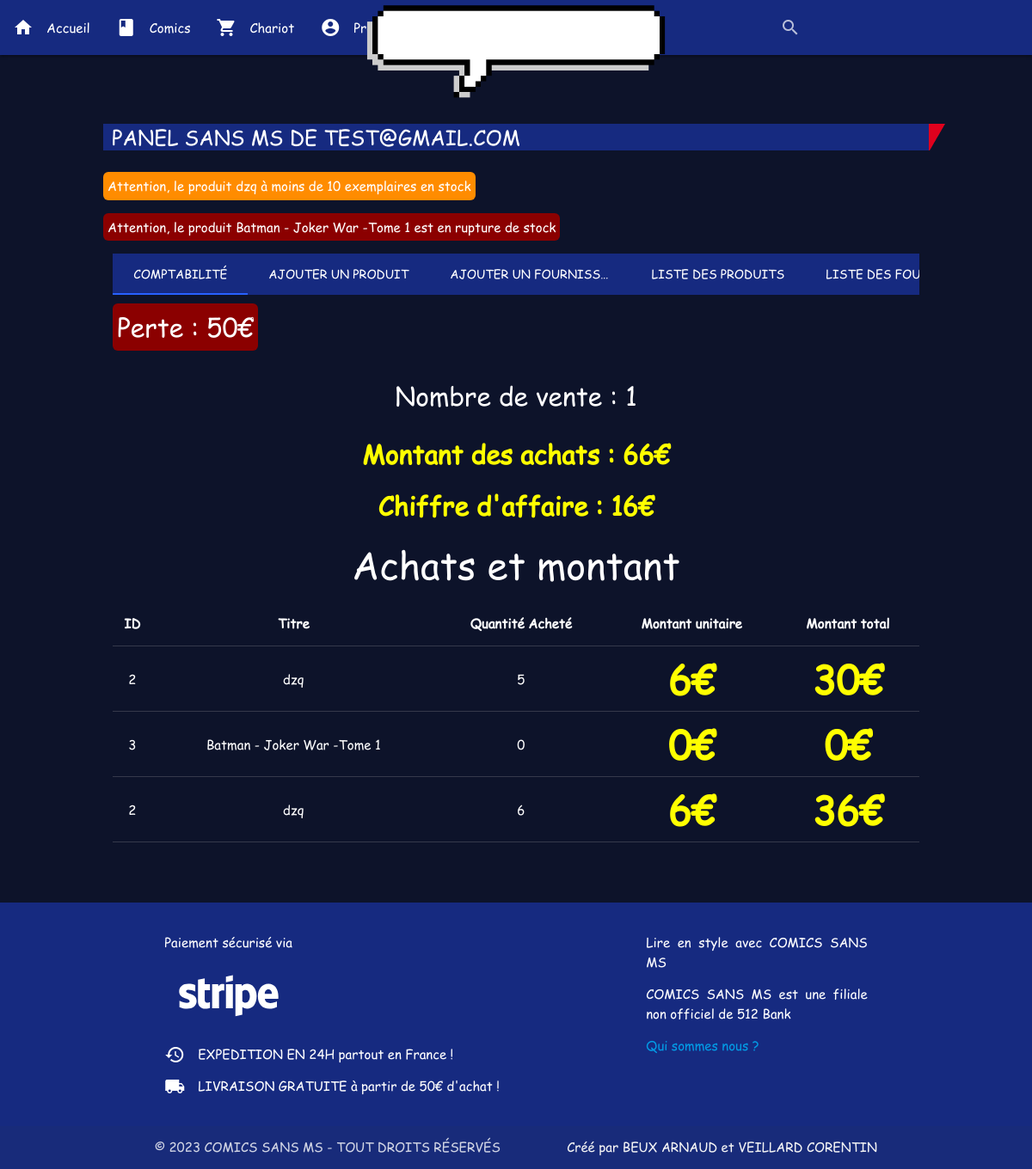
The page /adminZone.php (signed in) on the database its author committed.
### tables this page shows
CREATE TABLE products (
                          id INTEGER PRIMARY KEY not null,
                          ref varchar(255) not null,
                          title varchar(255) not null,
                          public_price float not null,
                          paid_price float not null,
                          description text,
                          image varchar(255),
                          pages int,
                          publisher varchar(255),
                          out_date varchar(255),
                          author varchar(255),
                          language varchar(255),
                          format varchar(255),
                          dimensions varchar(255),
                          category varchar(255)
);

CREATE TABLE "gestionStock"
(
    product_id INT not null
        references products,
    quantity   INT not null
);

### adminZone.php (the view, shortened to what this page needs)
<?php
require_once "head.php";
require_once "header.php";
require_once "SqlApi.php";
$sql = new SqlApi();
function detectQuantity($sql): int
{
    $allProducts = $sql->getProducts();
    $count = 0;
    foreach ($allProducts as $product) {
        if ($product['quantity'] !== null && $product['quantity'] !== "undefined" && $product['quantity'] < 10 && $product['quantity'] > 0) {
            echo "<p class='NotThatMuch'>Attention, le produit " . $product['title'] . " à moins de 10 exemplaires en stock</p>";
            $count++;
        }
        if ($product['quantity'] !== null && $product['quantity'] !== "undefined" && $product['quantity'] == 0) {
            echo "<p class='OutOfStock'>Attention, le produit " . $product['title'] . " est en rupture de stock</p>";
            $count++;
        }
    }
    return $count;
}
function showMessage($sql): void
{
    if (detectQuantity($sql) != 0) {
        echo "<script>Toastifycation('Vous avez des alertes de stock!','#ff0000')</script>";
    }
}
?>
<body>
<main>
    <h1>Panel Sans MS de <?php echo $_SESSION['email'] ?><span class="sprt s-category-border-rr inline-block"></span>
    </h1>
    <?php showMessage($sql);
    echo "<script>launchNotif()</script>"; ?>
    <div class="row">
        <div class="col s12">
            <ul class="tabs tabs-fixed-width">
                <li class="tab col s3"><a class="active" href="#compt">Comptabilité</a></li>
                <li class="tab col s3"><a href="#addproduct">Ajouter un produit</a></li>
                <li class="tab col s3"><a href="#addFour">Ajouter un fournisseur</a></li>
                <li class="tab col s3"><a href="#listProducts">Liste des produits</a></li>
                <li class="tab col s3"><a href="#listFour">Liste des fournisseurs</a></li>
            </ul>
        </div>
        <div id="compt" class="col s12">
            <p class="InStock soloInTheMiddle" id="benef">Bénéfice : <?php
                echo $sql->getBenefices();
                ?>€</p>
            <p class="soloInTheMiddle" id="NV">Nombre de vente : <?php
                echo $sql->getNbVente()
                ?></p>
            <p class="soloInTheMiddle priceFOnly" id="MA">Montant des achats : <?php
                echo $sql->getMA()
                ?>€</p>
            <p class="priceFOnly soloInTheMiddle" id="CA">Chiffre d'affaire : <?php
                echo $sql->getChiffreAffaire();
                ?>€</p>
            <h3 style="text-align: center">Achats et montant</h3>
            <?php
            echo $sql->getAchatsEtMontant();
            ?>
        </div>
    </div>
</main>
<?php
include 'footer.php';
?>
</body>

### SqlApi.php (shortened to what this page needs)
<?php
class SqlApi
{
    public function __construct()
    {
        $this->db = new PDO("sqlite:database.db");
        $this->db->setAttribute(PDO::ATTR_DEFAULT_FETCH_MODE, PDO::FETCH_ASSOC);
        $this->db->setAttribute(PDO::ATTR_ERRMODE, PDO::ERRMODE_EXCEPTION);
    }
    public function getProducts(): array
    {
        $result = $this->db->query("SELECT * FROM products");
        $result = $result->fetchAll();
        $qty = $this->db->query("SELECT products.id,quantity FROM gestionStock,products WHERE gestionStock.product_id=products.id");
        $qty = $qty->fetchAll();
        return array_map(function ($product) use ($qty) {
            foreach ($qty as $q) {
                if ($product['id'] == $q['id']) {
                    $product['quantity'] = $q['quantity'];
                }
            }
            return $product;
        }, $result);
    }
    public function getNbVente()
    {
        $result = $this->db->query("SELECT count(*) FROM facturation");
        $result = $result->fetch();
        return $result["count(*)"];
    }
    public function getChiffreAffaire()
    {
        $result = $this->db->query("SELECT sum(total) FROM facturation WHERE strftime('%Y',dateF) = strftime('%Y','now')");
        $result = $result->fetch();
        return $result["sum(total)"] == null ? 0 : $result["sum(total)"];
    }
    function getBenefices()
    {
        $totalVente = $this->db->query("SELECT sum(total) FROM facturation WHERE strftime('%Y',dateF) = strftime('%Y','now')");
        $totalVente = $totalVente->fetch();
        $result = $this->db->query("SELECT products.title,products.id,products.paid_price,gestionStock.quantity FROM products,gestionStock WHERE products.id = gestionStock.product_id");
        $result = $result->fetchAll();
        $result = array_map(function ($product) {
            $product["montant"] = $product["paid_price"] * $product["quantity"];
            return $product;
        }, $result);
        $result2 = $this->db->query("SELECT facturation.json FROM facturation WHERE strftime('%Y',facturation.dateF) = strftime('%Y','now') GROUP BY facturation.id;");
        $result2 = $result2->fetchAll();
        $result2 = array_map(function ($product) {
            $product = json_decode($product["json"], true);
            return $product;
        }, $result2);
        $result = array_map(function ($product) use ($result2) {
            foreach ($result2 as $product2) {
                if ($product["id"] == $product2["products"]) {
                    $product["quantity"] += $product2["quantity"];
                    $product["montant"] = $product["paid_price"] * $product["quantity"];
                }
            }
            return $product;
        }, $result);
        return ($totalVente["sum(total)"] == null ? 0 : $totalVente["sum(total)"]) - array_reduce($result, function ($carry, $item) {
                return $carry + ($item["paid_price"] * $item["quantity"]);
            }, 0);
    }
    public function getMA(): int
    {
        $result = $this->db->query("SELECT products.title,products.id,products.paid_price,gestionStock.quantity FROM products,gestionStock WHERE products.id = gestionStock.product_id");
        $result = $result->fetchAll();
        $result = array_map(function ($product) {
            $product["montant"] = $product["paid_price"] * $product["quantity"];
            return $product;
        }, $result);
        $result2 = $this->db->query("SELECT facturation.json FROM facturation  WHERE strftime('%Y',facturation.dateF) = strftime('%Y','now') GROUP BY facturation.id;");
        $result2 = $result2->fetchAll();
        $result2 = array_map(function ($product) {
            $product = json_decode($product["json"], true);
            return $product;
        }, $result2);
        $result = array_map(function ($product) use ($result2) {
            foreach ($result2 as $product2) {
                if ($product["id"] == $product2["products"]) {
                    $product["quantity"] += $product2["quantity"];
                    $product["montant"] = $product["paid_price"] * $product["quantity"];
                }
            }
            return $product;
        }, $result);
        return array_reduce($result, function ($carry, $item) {
            return $carry + ($item["paid_price"] * $item["quantity"]);
        }, 0);
    }
    public function getAchatsEtMontant(): string
    {
        $result = $this->db->query("SELECT products.title,products.id,products.paid_price,gestionStock.quantity FROM products,gestionStock WHERE products.id = gestionStock.product_id");
        $result = $result->fetchAll();
        $result = array_map(function ($product) {
            $product["montant"] = $product["paid_price"] * $product["quantity"];
            return $product;
        }, $result);
        $result2 = $this->db->query("SELECT facturation.json FROM facturation  WHERE strftime('%Y',facturation.dateF) = strftime('%Y','now') GROUP BY facturation.id;");
        $result2 = $result2->fetchAll();
        $result2 = array_map(function ($product) {
            $product = json_decode($product["json"], true);
            return $product;
        }, $result2);
        $result = array_map(function ($product) use ($result2) {
            foreach ($result2 as $product2) {
                if ($product["id"] == $product2["products"]) {
                    $product["quantity"] += $product2["quantity"];
                    $product["montant"] = $product["paid_price"] * $product["quantity"];
                }
            }
            return $product;
        }, $result);
        $res = "<table id='achatMontant' class='responsive-table centered highlight'>
                    <thead>
                        <tr>
                            <th> ID</th>
                            <th> Titre</th>
                            <th> Quantité Acheté</th>
                            <th> Montant unitaire </th>
                            <th> Montant total </th>
                        </tr>
                    </thead>
                    <tbody>";
        foreach ($result as $product) {
            $res .= "<tr>
                        <td>" . $product["id"] . "</td>
                        <td>" . $product["title"] . "</td>
                        <td>" . $product["quantity"] . "</td>
                        <td class='priceFOnly'>" . $product["paid_price"] . "€</td>
                        <td class='priceFOnly'>" . $product["montant"] . "€</td>
                    </tr>";
        }
        $res .= "</tbody></table>";
        return $res;
    }
}

### assets/css/base.css (style rules this page uses)
:root { --color-primary: #162a80; --color-secondary: #0d132a; --color-tertiary: #1d3365; --text: #fff; }
body { display: flex; min-height: 100vh; flex-direction: column; }
html { box-sizing: border-box; scroll-behavior: smooth; }
main { flex: 1 0 auto; }
.tabs { background-color: var(--color-primary); }
.tabs .tab a:hover, .tabs .tab a.active { color: var(--text); }
.tabs .tab a { color: var(--text); }
#achatMontant { color: var(--text); text-align: center; margin: 0 auto; }
tr { border-bottom: 1px solid rgba(196, 196, 196, 0.22); }
.sprt { position: absolute; top: 0; right: -19px; }
.s-category-border-rr { width: 19px; height: 31px; background-position: -403px -5px; }
.sprt { background-image: url("../images/sprt.png"); background-color: transparent; background-repeat: no-repeat; }
h1 { position: relative; background: var(--color-primary); color: #ffffff; font-family: "Comic Sans MS",sans-serif; height: 31px; line-height: 31px; padding: 0 5px 0 10px; font-size: 24px; text-transform: uppercase; margin-top: 80px; }
.tabs-content.carousel.carousel-slider .carousel-item.active { position: relative; }
#benef,#CA,#NV,#MA { font-size: 2rem; text-align: center; }
body { font-family: 'Comic Sans MS', cursive, sans-serif; color: white; background: var(--color-secondary); }
.soloInTheMiddle { text-align: center; font-size: 2rem; color: white; }
.NotThatMuch { color: var(--text); background-color: darkorange; position: relative; max-width: fit-content; padding: 5px; border-radius: 6px; margin-top: 10px; transition: left .5s ease; }
.OutOfStock { color: white; background-color: darkred; position: relative; max-width: fit-content; padding: 5px; border-radius: 6px; margin-top: 10px; transition: left .5s ease; }
.priceFOnly { color: yellow; font-size: 3rem; font-weight: bold; line-height: 1; margin-top:5px; }
p { text-align: justify; }
main { margin: 0 auto; width: 80%; }

### rows shown on the page
products: title "dzq"
products: title "Batman - Joker War -Tome 1"
gestionstock: product "2", product.title "dzq", quantity "5", product.paid_price "6", montant "30"

### other values the page prints
$_SESSION['email'] "TEST@GMAIL.COM"
$sql->getNbVente() "1"
$sql->getMA() "66"
$sql->getChiffreAffaire() "16"
$product["id"] "3"
$product["title"] "Batman - Joker War -Tome 1"
$product["quantity"] "0"
$product["paid_price"] "0"
$product["montant"] "0"
$product["id"] "2"
$product["title"] "dzq"
$product["quantity"] "6"
$product["paid_price"] "6"
$product["montant"] "36"
